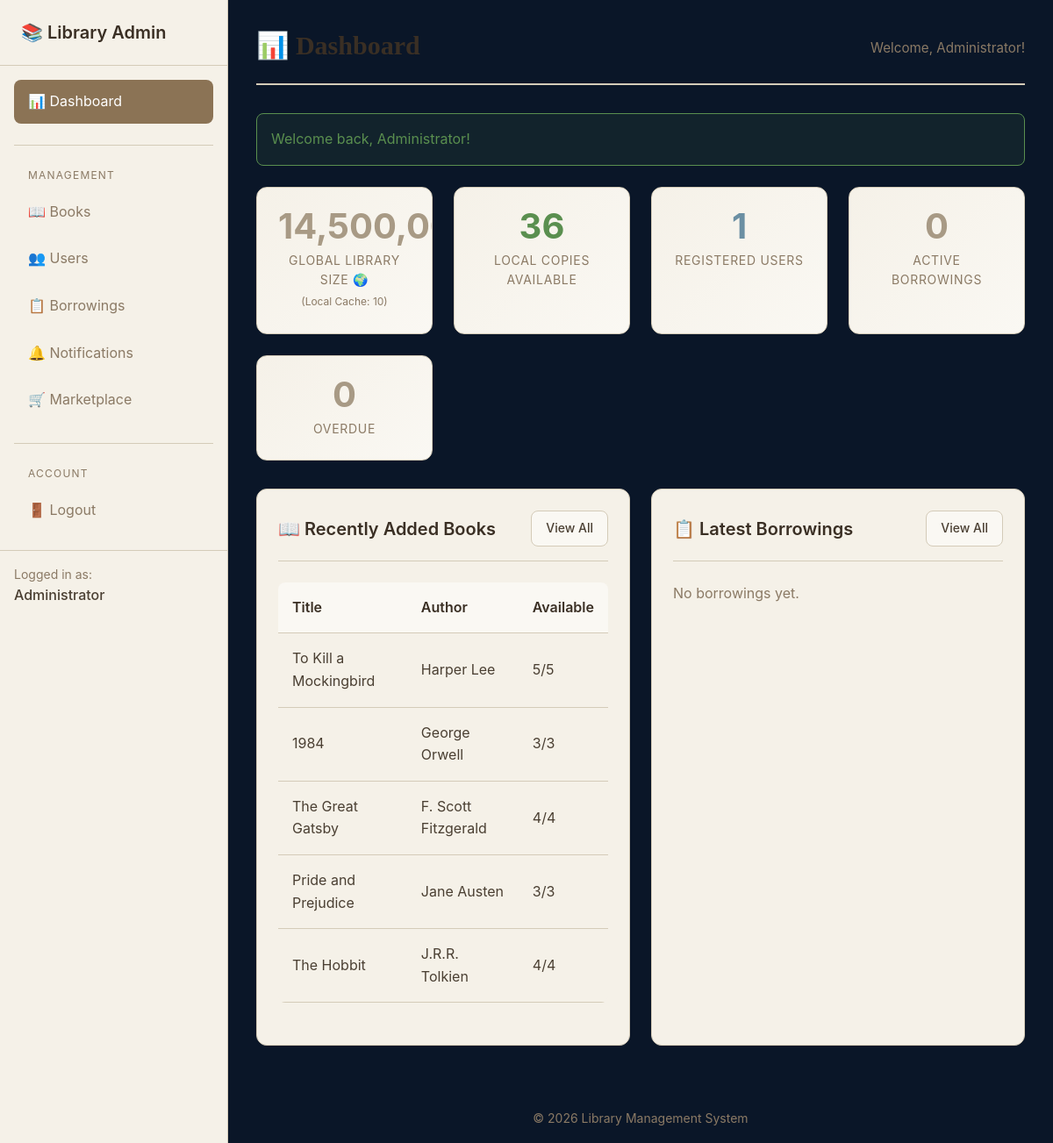
Page /admin/dashboard.php (signed in) on the committed database.
### tables this page shows
CREATE TABLE books (
    id INT PRIMARY KEY AUTO_INCREMENT,
    title VARCHAR(255) NOT NULL,
    author VARCHAR(255) NOT NULL,
    category VARCHAR(100) NOT NULL,
    isbn VARCHAR(20) NULL,
    publisher VARCHAR(255) NULL,
    publish_year INT NULL,
    total_copies INT NOT NULL DEFAULT 1,
    available_copies INT NOT NULL DEFAULT 1,
    description TEXT NULL,
    created_at DATETIME NOT NULL DEFAULT CURRENT_TIMESTAMP,
    
    INDEX idx_title (title),
    INDEX idx_author (author),
    INDEX idx_category (category),
    INDEX idx_available (available_copies),
    
     
    CONSTRAINT chk_copies CHECK (available_copies <= total_copies AND available_copies >= 0)
);

### includes/auth_check.php (called while the page is built, shortened)
<?php
function url($path) {
    return BASE_URL . $path;
}
function isLoggedIn() {
    return isset($_SESSION['user_id']) && !empty($_SESSION['user_id']);
}
function getCurrentUserName() {
    return isLoggedIn() ? $_SESSION['user_name'] : null;
}
function sanitize($input) {
    return htmlspecialchars(trim($input), ENT_QUOTES, 'UTF-8');
}
function getFlashMessage() {
    if (isset($_SESSION['flash'])) {
        $flash = $_SESSION['flash'];
        return $flash;
    }
    return null;
}

### admin/dashboard.php (the view, shortened to what this page needs)
<?php
require_once __DIR__ . '/../includes/auth_check.php';
try {
    $db = getDB();
    $db->exec("
        UPDATE borrowings
        SET status = 'overdue'
        WHERE returned_at IS NULL
          AND due_at < NOW()
          AND status = 'borrowed'
    ");
    $stats = [];
    try {
        $context = stream_context_create(['http' => ['ignore_errors' => true, 'timeout' => 3]]);
        $olResponse = @file_get_contents("https://openlibrary.org/search.json?q=place:world&limit=0", false, $context);
        $olData = json_decode($olResponse, true);
        $totalRealBooks = $olData['num_found'] ?? 0;
        if ($totalRealBooks == 0) $totalRealBooks = 14500000;
    } catch (Exception $e) {
        $totalRealBooks = 14500000;
    }
    $stmt = $db->query("SELECT COUNT(*) FROM books");
    $localBooks = $stmt->fetchColumn();
    $stats['total_books'] = number_format($totalRealBooks);
    $stats['local_books'] = $localBooks;
    $stmt = $db->query("SELECT SUM(available_copies) FROM books");
    $stats['available_copies'] = $stmt->fetchColumn() ?? 0;
    $stmt = $db->query("SELECT COUNT(*) FROM users WHERE role = 'user'");
    $stats['total_users'] = $stmt->fetchColumn();
    $stmt = $db->query("SELECT COUNT(*) FROM borrowings WHERE status = 'borrowed'");
    $stats['active_borrowings'] = $stmt->fetchColumn();
    $stmt = $db->query("SELECT COUNT(*) FROM borrowings WHERE status = 'overdue'");
    $stats['overdue'] = $stmt->fetchColumn();
    $stmt = $db->query("SELECT * FROM books ORDER BY created_at DESC LIMIT 5");
    $recentBooks = $stmt->fetchAll();
    $stmt = $db->query("
        SELECT b.*, u.name as user_name, bk.title as book_title
        FROM borrowings b
        JOIN users u ON b.user_id = u.id
        JOIN books bk ON b.book_id = bk.id
        ORDER BY b.borrowed_at DESC
        LIMIT 5
    ");
    $latestBorrowings = $stmt->fetchAll();
} catch (PDOException $e) {
    $error = "Database error: " . $e->getMessage();
    $stats = ['total_books' => 0, 'available_copies' => 0, 'total_users' => 0,
              'active_borrowings' => 0, 'overdue' => 0];
    $recentBooks = [];
    $latestBorrowings = [];
}
$flash = getFlashMessage();
require_once __DIR__ . '/../includes/header.php';
require_once __DIR__ . '/../includes/nav_admin.php';
?>
<div class="page-header">
    <h1>📊 Dashboard</h1>
    <span class="text-muted">Welcome, <?= sanitize(getCurrentUserName()) ?>!</span>
</div>
<?php if ($flash): ?>
    <div class="alert alert-<?= $flash['type'] === 'success' ? 'success' : 'error' ?>">
        <?= sanitize($flash['message']) ?>
    </div>
<?php endif; ?>
<div class="stats-grid">
    <div class="stat-card">
        <div class="stat-value"><?= $stats['total_books'] ?></div>
        <div class="stat-label">Global Library Size 🌍</div>
        <small class="text-muted" style="font-size: 0.75rem;">(Local Cache: <?= $stats['local_books'] ?>)</small>
    </div>
    <div class="stat-card success">
        <div class="stat-value"><?= $stats['available_copies'] ?></div>
        <div class="stat-label">Local Copies Available</div>
    </div>
    <div class="stat-card info">
        <div class="stat-value"><?= $stats['total_users'] ?></div>
        <div class="stat-label">Registered Users</div>
    </div>
    <div class="stat-card">
        <div class="stat-value"><?= $stats['active_borrowings'] ?></div>
        <div class="stat-label">Active Borrowings</div>
    </div>
    <div class="stat-card <?= $stats['overdue'] > 0 ? 'danger' : '' ?>">
        <div class="stat-value"><?= $stats['overdue'] ?></div>
        <div class="stat-label">Overdue</div>
    </div>
</div>
<div style="display: grid; grid-template-columns: repeat(auto-fit, minmax(400px, 1fr)); gap: 1.5rem;">
    <div class="card">
        <div class="card-header">
            <h3>📖 Recently Added Books</h3>
            <a href="<?= url('/admin/books_list.php') ?>" class="btn btn-sm btn-secondary">View All</a>
        </div>
        <?php if (empty($recentBooks)): ?>
            <p class="text-muted">No books yet.</p>
        <?php else: ?>
            <div class="table-wrapper">
                <table>
                    <thead>
                        <tr>
                            <th>Title</th>
                            <th>Author</th>
                            <th>Available</th>
                        </tr>
                    </thead>
                    <tbody>
                        <?php foreach ($recentBooks as $book): ?>
                            <tr>
                                <td><?= sanitize($book['title']) ?></td>
                                <td><?= sanitize($book['author']) ?></td>
                                <td><?= $book['available_copies'] ?>/<?= $book['total_copies'] ?></td>
                            </tr>
                        <?php endforeach; ?>
                    </tbody>
                </table>
            </div>
        <?php endif; ?>
    </div>
    <div class="card">
        <div class="card-header">
            <h3>📋 Latest Borrowings</h3>
            <a href="<?= url('/admin/borrowings_list.php') ?>" class="btn btn-sm btn-secondary">View All</a>
        </div>
        <?php if (empty($latestBorrowings)): ?>
            <p class="text-muted">No borrowings yet.</p>
        <?php endif; ?>
    </div>
</div>
<?php require_once __DIR__ . '/../includes/footer_admin.php'; ?>

### css/navigation.css (style rules this page uses)
.page-header { margin-bottom: 2rem; padding-bottom: 1rem; border-bottom: 2px solid var(--color-border); }
.page-header h1 { color: var(--color-text-heading); margin-bottom: 0.5rem; font-family: Georgia, serif; }
.page-header .text-muted { color: var(--color-text-muted); font-size: 0.95rem; }

### css/dropdown.css (style rules this page uses)
.book-card, .book-actions, .book-details, .card { overflow: visible !important; }

### rows in the picture
books: title "To Kill a Mockingbird", author "Harper Lee", available_copies "5", total_copies "5"
books: title "1984", author "George Orwell", available_copies "3", total_copies "3"
books: title "The Great Gatsby", author "F. Scott Fitzgerald", available_copies "4", total_copies "4"
books: title "Pride and Prejudice", author "Jane Austen", available_copies "3", total_copies "3"
books: title "The Hobbit", author "J.R.R. Tolkien", available_copies "4", total_copies "4"

### other values in the picture
getCurrentUserName() "Administrator"
$flash['message'] "Welcome back, Administrator!"
$stats['local_books'] "10"
$stats['available_copies'] "36"
$stats['total_users'] "1"
$stats['active_borrowings'] "0"
$stats['overdue'] "0"
